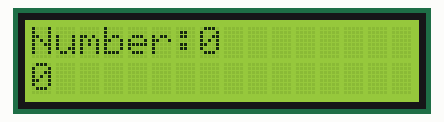
Bench run of a sketch on a simulated Arduino Uno, built with avr-gcc and run on an emulated ATmega328P. On the bench: 16×2 character LCD.

Above: at 0.1 s.
At 4.7 s:
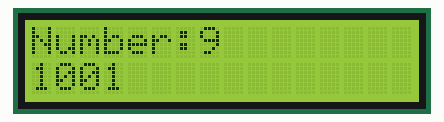
At 9.7 s:
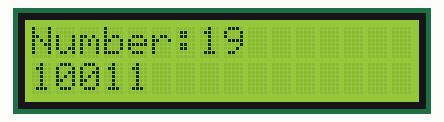
At 19.8 s:
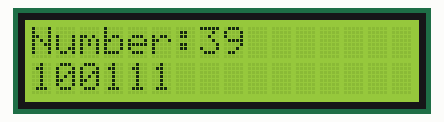
At 29.4 s:
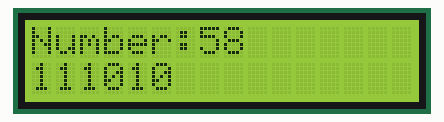
At 39.5 s:
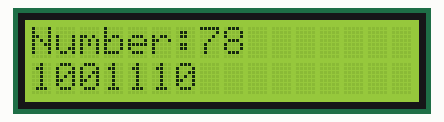

Measured:
- what the display in image 1 shows lasts 0.5 s, from 4.6 s to 5.1 s

The sketch:

lcd_binary_counter.ino
```cpp
#include<LiquidCrystal.h>
int rs=7,en=8,d4=9,d5=10,d6=11,d7=12;
byte bin=0b00000000;

LiquidCrystal lcd(rs,en,d4,d5,d6,d7);
void setup()
{
  lcd.begin(16,2);
}
void loop()
{
  lcd.clear();
  lcd.setCursor(0,0);
  lcd.print("Number:");
  lcd.print(bin);
  lcd.setCursor(0,1);
  lcd.print(bin,BIN);
  if(bin==0b11111111)
  {
    lcd.setCursor(8,1);
  	lcd.print("Bit !!");
  	delay(2000);
  }
  bin=bin+1;
  delay(500);
}
```
